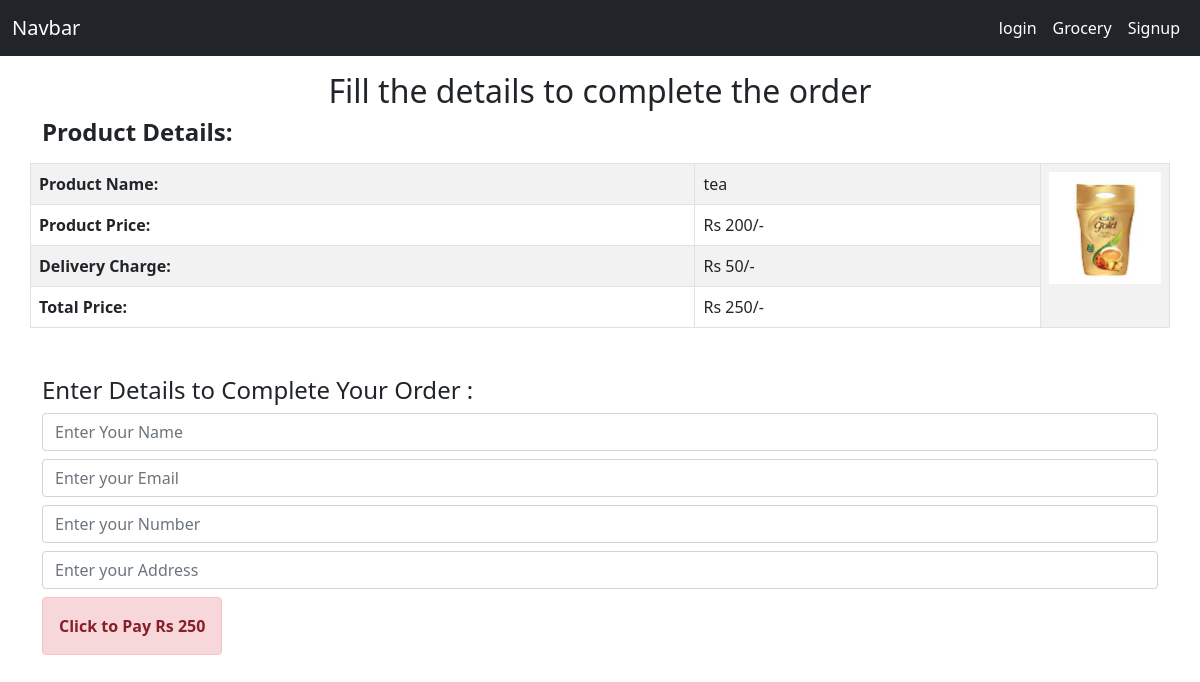
Screenshot of /showorder.php?id=5 with the database file from the repository.
### tables this page shows
CREATE TABLE `productdetail` (
  `p_id` int(255) NOT NULL,
  `product_name` varchar(255) NOT NULL,
  `product_price` varchar(255) NOT NULL,
  `parduct_image` varchar(255) NOT NULL,
  `date` timestamp(6) NOT NULL DEFAULT current_timestamp(6)
);

### showorder.php (the view, shortened to what this page needs)
<?php
include './partials/_header.php';
if(isset($_GET['id'])){
  include './partials/db_connect.php';
  $id=$_GET['id'];
$query = "SELECT * FROM productdetail WHERE  p_id=$id";
$result = mysqli_query($conn, $query);
$row=mysqli_fetch_array($result);
$product_name= $row['product_name'];
$product_price= $row['product_price'];
$product_image= $row['parduct_image'];
$delivery= 50;
$total=$delivery+$product_price;
}
?>
<!DOCTYPE html>
<html lang="en">
<head>
  <link rel="stylesheet" href="style.css">
  <link href="https://cdn.jsdelivr.net/npm/bootstrap@5.0.2/dist/css/bootstrap.min.css" rel="stylesheet"
>
</head>
<body>
  <h2 class="container text-center colorofdetail mt-3">Fill the details to complete the order</h2>
  <table class="table container border mt-3 table-striped table-bordered">
    <thead>
      <h4 class="container"><b>Product Details:</b></h4>
    </thead>
    <tbody>
      <tr>
        <th colspan="1">Product Name:</th>
        <td>
          <?php echo $product_name?>
        </td>
        <td rowspan="4" class="imageofmobile" style="width:100px"><img src="<?php echo 'uploads/'.$product_image ;?>"
            style="width:400px;"> </td>
      </tr>
      <tr>
        <th colspan="1">Product Price:</th>
        <td>
          <?php echo"Rs ".  $product_price."/-"?>
        </td>
      </tr>
      <tr>
        <th colspan="1">Delivery Charge:</th>
        <td>
          <?php echo  "Rs ".$delivery."/-"?>
        </td>
      </tr>
      <tr>
        <th colspan="1">Total Price:</th>
        <td>
          <?php echo "Rs ". $total."/-"?>
        </td>
      </tr>
    </tbody>
  </table>
  <form class=" container" action="payment.php" method="POST">
  <h4 class=" mt-5">Enter Details to Complete Your Order :</h4>
    <div class="form-group mb-2">
      <input type="text" class="form-control" name="name" id="exampleInputEmail1" aria-describedby="emailHelp"
        placeholder="Enter Your Name">
    </div>
    <div class="form-group mb-2">
      <input type="text" class="form-control"  name ="email"placeholder="Enter your Email">
    </div>
    <div class="form-group mb-2">
      <input type="text" class="form-control" name="mobile" placeholder="Enter your Number">
    </div>
    <div class="form-group mb-2">
      <input type="text" class="form-control" name="address" placeholder="Enter your Address">
    </div>
    <button type="submit" name="submit" class="btn btn-primary alert alert-danger">
      <?php echo '<b>Click to Pay Rs  '.$total.'<b>'; ?>
    </button>
  </form>
</body>
</html>

### style.css (style rules this page uses)
img { width:7rem!important; }

### rows the page displays
productdetail: product_name "tea", parduct_image (picture), product_price "200", product_price "250"

### other values shown
$delivery "50"
